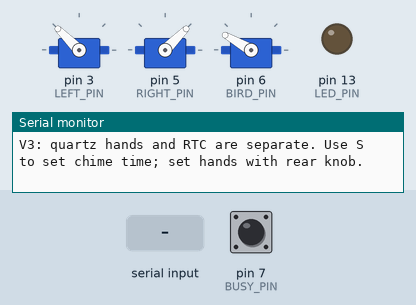
Recording of a sketch running on a simulated Arduino Uno, built with avr-gcc and run on an emulated ATmega328P. Shown: 3 × servo, output pins drawn as LEDs (lit = HIGH), the last lines printed to the serial monitor. The inputs (shaded band) are chosen by the test bench; at power-on: pin 7 (BUSY_PIN) HIGH. The local clock reads 2024-03-15 10:24:30 at power-on unless the sketch sets it.

Above: at 5.5 s.
5.6 s: "T90\n" received over Serial
At 6.06 s:
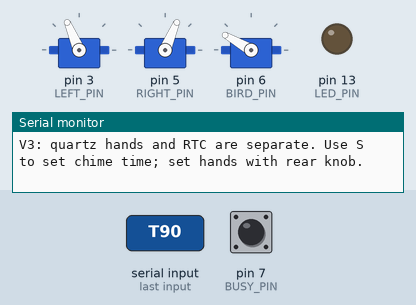
At 6.66 s:
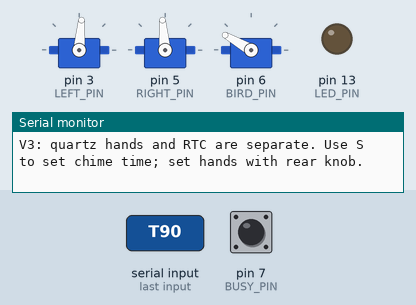
8.6 s: pin 7 (BUSY_PIN) pulled LOW for 3.2 s
At 12.93 s:
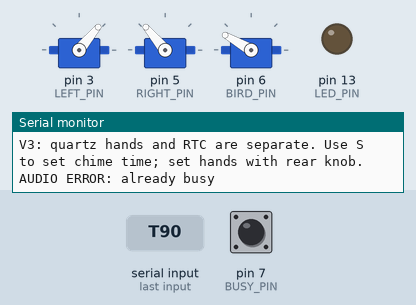
13.3 s: "6\n" received over Serial
Timing chart, 0 to 20.3 s (numbered marks = the images above; inputs shaded):
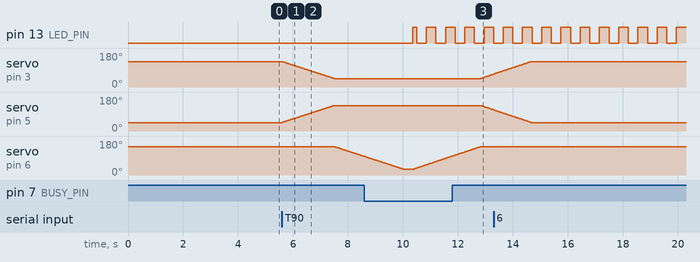

The sketch:

cuckoo_clock.ino
```cpp
#include <Wire.h>
#include <RTClib.h>
#include <Servo.h>
#include <SoftwareSerial.h>
#include <ctype.h>
#include "Logic.h"
#include "Config.h"
const byte LEFT_PIN=3,RIGHT_PIN=5,BIRD_PIN=6,BUSY_PIN=7,LED_PIN=13;
RTC_DS3231 rtc;
SoftwareSerial player(10,11);
Servo leftDoor,rightDoor,bird;
bool rtcOK=false,timeOK=false,faulted=false;
unsigned long lastServo=0;
int leftAngle=LEFT_CLOSED,rightAngle=RIGHT_CLOSED,birdAngle=BIRD_HOME;
int leftTarget=LEFT_CLOSED,rightTarget=RIGHT_CLOSED,birdTarget=BIRD_HOME;
uint32_t lastChimedMinute=0xffffffffUL;
char command[64];byte commandLength=0;
enum Stage {IDLE,DOORS_OPENING,BIRD_EXTENDING,SETTLE,
 AUDIO_START,AUDIO_WAIT_START,AUDIO_WAIT_END,GAP,BIRD_RETURNING,DOORS_CLOSING};
Stage stage=IDLE;
unsigned long stageSince=0;
byte requestedCalls=0,completedCalls=0;
void audio(byte kind,uint16_t value=0) {byte p[10];playerPacket(kind,value,p);player.write(p,10);}
void changeStage(Stage next) {stage=next;stageSince=millis();}
void closeSafely() {
 if(stage!=IDLE)audio(0x16);
 birdTarget=BIRD_HOME;
 changeStage(BIRD_RETURNING); // Retract the bird before closing both doors together.
}

void fail(const __FlashStringHelper* why) {
 if(!faulted)Serial.println(why);
 faulted=true;
 if(stage!=IDLE&&stage!=BIRD_RETURNING&&stage!=DOORS_CLOSING)closeSafely();
}
bool runAllowed(){return rtcOK&&timeOK&&!faulted;}
bool soundAllowed(){return runAllowed()&&!quietHour(rtc.now().hour());}
void servoStep(Servo& servo,int& angle,int target) {
 if(angle==target)return;angle+=(target>angle?1:-1);servo.write(angle);
}
void servoService() {
 if(millis()-lastServo<20)return;lastServo=millis();
 servoStep(leftDoor,leftAngle,leftTarget);servoStep(rightDoor,rightAngle,rightTarget);servoStep(bird,birdAngle,birdTarget);
}
void chimeService() {
 if(stage==IDLE)return;
 if(stage!=BIRD_RETURNING&&stage!=DOORS_CLOSING&&!soundAllowed()){closeSafely();return;}
 switch(stage){
 case DOORS_OPENING:if(leftAngle==LEFT_OPEN&&rightAngle==RIGHT_OPEN){birdTarget=BIRD_OUT;changeStage(BIRD_EXTENDING);}break;
 case BIRD_EXTENDING:if(birdAngle==BIRD_OUT)changeStage(SETTLE);break;
 case SETTLE:if(millis()-stageSince>=300)changeStage(AUDIO_START);break;
 case AUDIO_START:
  if(digitalRead(BUSY_PIN)==LOW){audio(0x16);fail(F("AUDIO ERROR: already busy"));break;}
  audio(0x12,1);changeStage(AUDIO_WAIT_START);break;
 case AUDIO_WAIT_START:
  if(digitalRead(BUSY_PIN)==LOW)changeStage(AUDIO_WAIT_END);
  else if(millis()-stageSince>=2000){audio(0x16);fail(F("AUDIO ERROR: missing track or BUSY"));}
  break;
 case AUDIO_WAIT_END:
  if(digitalRead(BUSY_PIN)==HIGH){completedCalls++;changeStage(GAP);}
  else if(millis()-stageSince>=5000){audio(0x16);fail(F("AUDIO ERROR: playback timeout"));}
  break;
 case GAP:
  if(millis()-stageSince>=350){if(completedCalls<requestedCalls)changeStage(AUDIO_START);else{birdTarget=BIRD_HOME;changeStage(BIRD_RETURNING);}}
  break;
 case BIRD_RETURNING:if(birdAngle==BIRD_HOME){leftTarget=LEFT_CLOSED;rightTarget=RIGHT_CLOSED;changeStage(DOORS_CLOSING);}break;
 case DOORS_CLOSING:if(leftAngle==LEFT_CLOSED&&rightAngle==RIGHT_CLOSED)changeStage(IDLE);break;
 default:break;
 }
}
void startChime(byte n) {
 if(!soundAllowed()||stage!=IDLE)return;
 requestedCalls=n;completedCalls=0;leftTarget=LEFT_OPEN;rightTarget=RIGHT_OPEN;changeStage(DOORS_OPENING);
}

void printStatus(){
 if(rtcOK&&timeOK)Serial.println(rtc.now().timestamp(DateTime::TIMESTAMP_FULL));
 Serial.print(F("rtc/time/fault "));Serial.print(rtcOK);Serial.print(' ');Serial.print(timeOK);Serial.print(' ');Serial.println(faulted);
}
void handleCommand(char* input){
 char kind=toupper(input[0]);
 if(kind=='P')printStatus();
 else if(kind=='T'){if(soundAllowed())startChime(2);else Serial.println(F("TEST SILENT: time missing, fault or quiet hours"));}
 else if(kind=='C')closeSafely();
 else if(kind=='S'){
  int y,mo,d,h,mi,s;
  if(rtcOK&&sscanf(input+1,"%d %d %d %d %d %d",&y,&mo,&d,&h,&mi,&s)==6&&y>=2000&&y<=2099&&mo>=1&&mo<=12&&d>=1&&d<=31&&h>=0&&h<=23&&mi>=0&&mi<=59&&s>=0&&s<=59){
   DateTime proposed(y,mo,d,h,mi,s);
   if(proposed.isValid()){
    if(stage!=IDLE)closeSafely();
    rtc.adjust(proposed);timeOK=true;faulted=false;lastChimedMinute=rtc.now().unixtime()/60UL;
    Serial.println(F("RTC saved. Set quartz clock separately with rear knob. No immediate chime."));return;
   }
  }Serial.println(F("Invalid. Example: S 2026 10 1 8 0 0"));
 }
 else Serial.println(F("P=status T=2-call test C=close S yyyy mo dd hh mi ss"));
}
void serialService() {
 while(Serial.available()){
  char c=Serial.read();if(c=='\r')continue;
  if(c=='\n'){command[commandLength]=0;if(commandLength)handleCommand(command);commandLength=0;}
  else if(commandLength<sizeof(command)-1)command[commandLength++]=c;else commandLength=0;
 }
}

void setup(){
 Serial.begin(9600);pinMode(BUSY_PIN,INPUT_PULLUP);pinMode(LED_PIN,OUTPUT);
 leftDoor.attach(LEFT_PIN);rightDoor.attach(RIGHT_PIN);bird.attach(BIRD_PIN);
 leftDoor.write(LEFT_CLOSED);rightDoor.write(RIGHT_CLOSED);bird.write(BIRD_HOME);
 Wire.begin();Wire.setClock(100000);Wire.setWireTimeout(25000,true);
 rtcOK=rtc.begin();timeOK=rtcOK&&!rtc.lostPower()&&rtc.now().isValid();
 player.begin(9600);delay(4000);audio(0x16);delay(30);audio(0x09,2);delay(200);audio(0x19,1);delay(30);audio(0x06,PLAYER_VOLUME);
 if(rtcOK&&timeOK)lastChimedMinute=rtc.now().unixtime()/60UL;
 Serial.println(F("V3: quartz hands and RTC are separate. Use S to set chime time; set hands with rear knob."));
}
void loop(){
 serialService();servoService();chimeService();
 if(runAllowed()&&stage==IDLE){
  DateTime now=rtc.now();
  if(!now.isValid()){timeOK=false;fail(F("RTC read invalid: check wiring"));}
  else{uint32_t id=now.unixtime()/60UL;
   if(hourlyDue(now.hour(),now.minute(),now.second(),id,lastChimedMinute)){
    lastChimedMinute=id;startChime(hourCount(now.hour()));
   }
  }
 }
 digitalWrite(LED_PIN,(!rtcOK||!timeOK||faulted)?((millis()/350)%2):LOW);
 delay(2);
}
```

Logic.h
```cpp
#pragma once
#include <stdint.h>
inline bool quietHour(uint8_t h) {return h>=21||h<8;}
inline uint8_t hourCount(uint8_t h) {uint8_t n=h%12;return n?n:12;}
inline bool hourlyDue(uint8_t h,uint8_t m,uint8_t s,uint32_t id,uint32_t last) {return !quietHour(h)&&m==0&&s<3&&id!=last;}
inline void playerPacket(uint8_t kind,uint16_t value,uint8_t *p) {
 p[0]=0x7e;p[1]=0xff;p[2]=6;p[3]=kind;p[4]=0;p[5]=value>>8;p[6]=value&255;
 uint16_t sum=0;for(uint8_t i=1;i<=6;i++)sum-=p[i];p[7]=sum>>8;p[8]=sum&255;p[9]=0xef;
}
```

Config.h
```cpp
#pragma once
const int LEFT_CLOSED=135,LEFT_OPEN=45;
const int RIGHT_CLOSED=45,RIGHT_OPEN=135;
const int BIRD_HOME=150,BIRD_OUT=30;
const byte PLAYER_VOLUME=18; // 0..30; parent adjust after listening
```

Measured:
- after the input at 5.6 s, servo on pin 3 (LEFT_PIN): moves from 135° to 45° over 1.9 s, starting at once; servo on pin 5 (RIGHT_PIN): moves from 45° to 135° over 1.9 s, starting at once; servo on pin 6 (BIRD_PIN): moves from 150° to 98° over 1.1 s, starting after 1.9 s
- after the input at 8.6 s, servo on pin 3 (LEFT_PIN): moves from 45° to 68° over 0.45 s, starting after 4.2 s; servo on pin 5 (RIGHT_PIN): moves from 135° to 112° over 0.45 s, starting after 4.2 s
- by itself, pin 13 (LED_PIN): alternates HIGH for 0.35 s and LOW for 0.35 s
